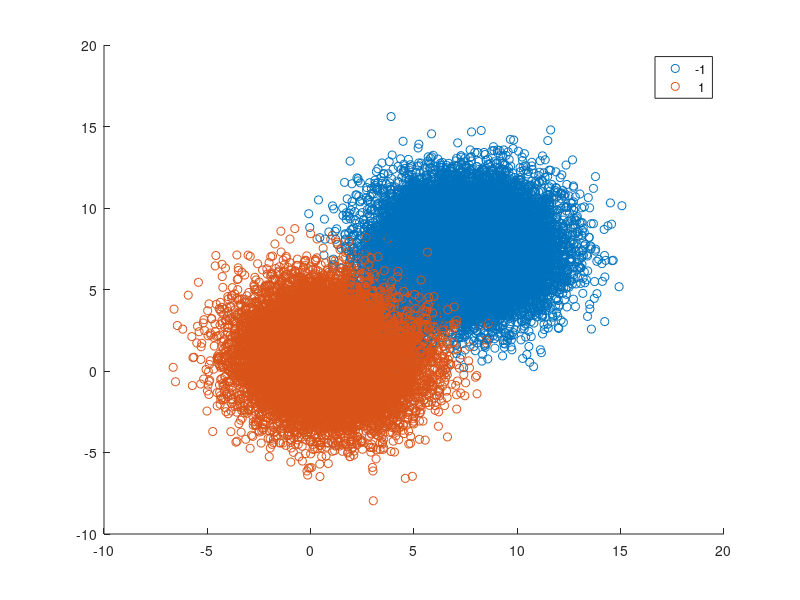

The MATLAB script that drew this image:
A = randn(20000,2) * 2 + 1;
B = randn(20000,2) *2 + 7.5;
% C(:,1) = randn(20000,1) *1.4 + 8;
% C(:,2) = randn(20000,1) *1.5 + 0;
A1= ones(20000,1);
B1 = -ones(20000,1);
% C1 = ones(20000,1)*(-1);
A11 = [A,A1];
B11 = [B,B1];
% C11 = [C,C1];
D = [A11;B11];

randIndex = randperm(40000);
train = D(randIndex(1:32000),:,:);
test = D(randIndex(32001:end),:,:);
% train = C
gscatter(train(:,1),train(:,2),train(:,3))
gscatter(test(:,1),test(:,2),test(:,3))

save("Incomplete_linear_separable_dataset.mat",'train',"test")


% scatter(A(:,1),A(:,2),'filled')